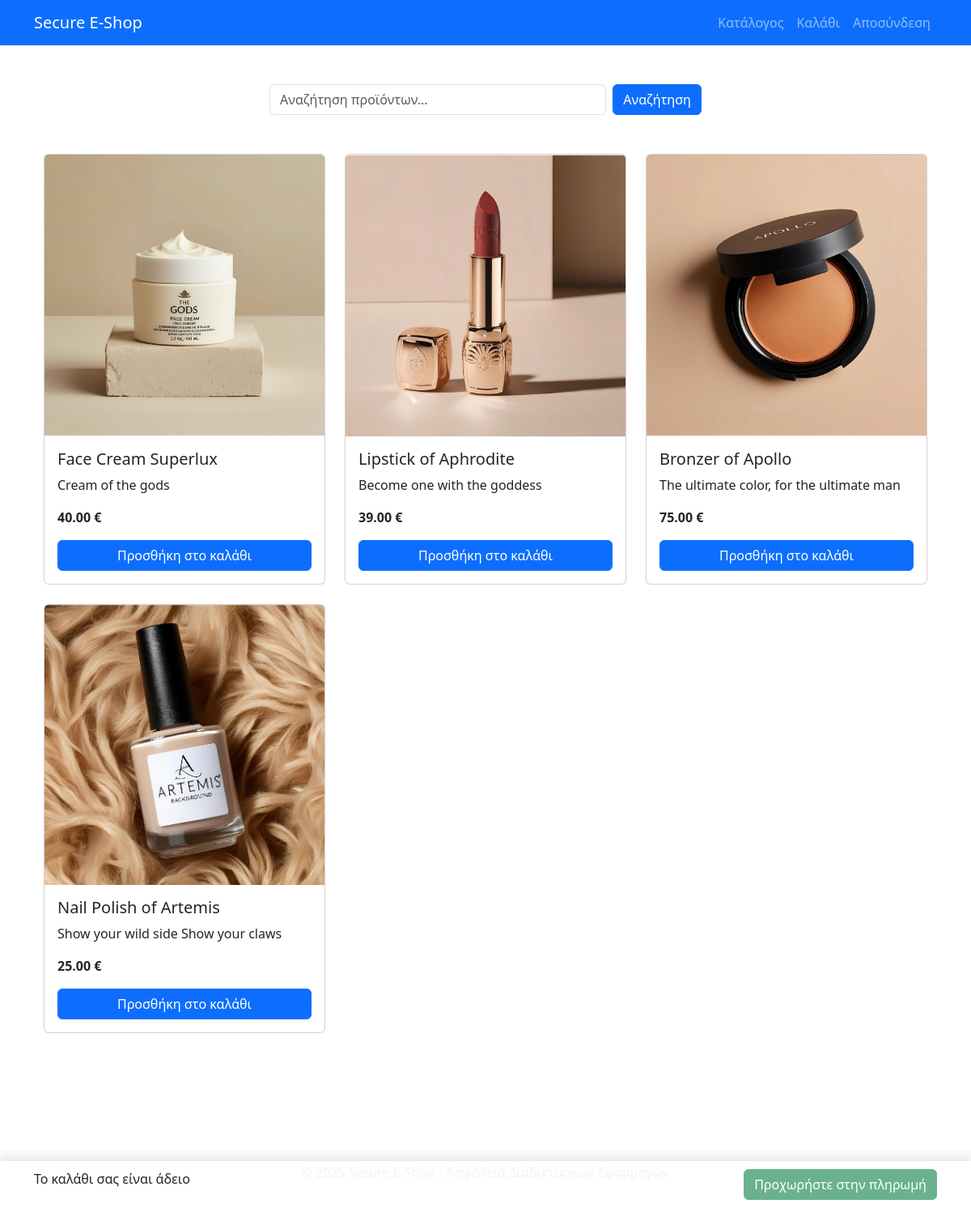
The page / (signed in) on the database as committed earlier.
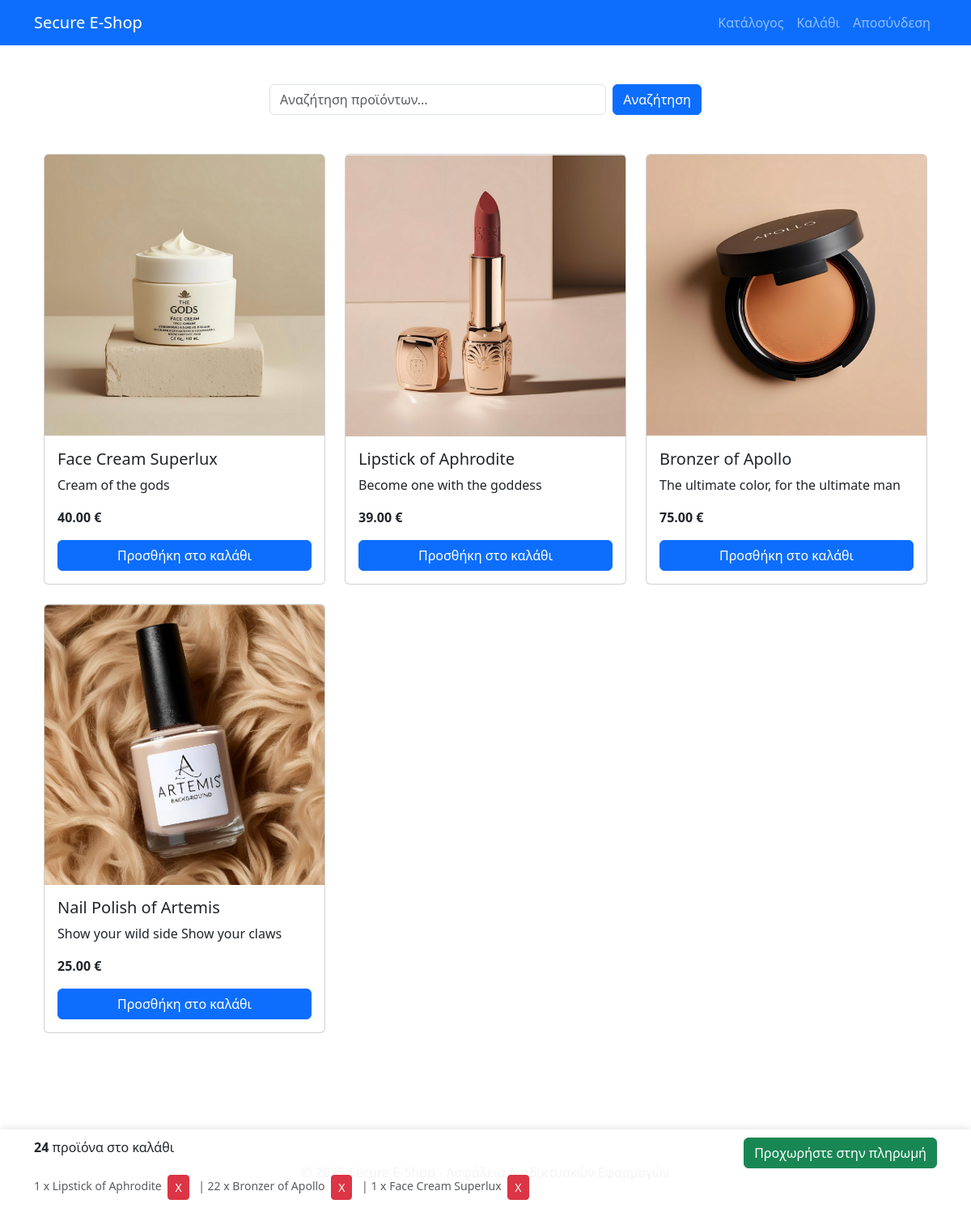
The same page on the database as committed later.
### eshop/models.py (models this page shows, shortened)
class Product(models.Model):
    name = models.CharField(max_length=200)
    description = models.TextField()
    price = models.DecimalField(
        max_digits=10,           # Μέγιστο 10 ψηφία συνολικά
        decimal_places=2,        # 2 δεκαδικά ψηφία (για cents/λεπτά)
        validators=[MinValueValidator(0)]  # Όχι αρνητικές τιμές
    )
    image = models.ImageField(
        upload_to='products/',   # Directory για αποθήκευση
        null=True,              # Επιτρέπεται NULL στη database
        blank=True              # Επιτρέπεται κενό στις forms
    )
    created_at = models.DateTimeField(auto_now_add=True)
    updated_at = models.DateTimeField(auto_now=True)

class CartItem(models.Model):
    cart = models.ForeignKey(
        Cart,
        on_delete=models.CASCADE  # Διαγραφή items αν διαγραφεί το καλάθι
    )
    product = models.ForeignKey(
        Product,
        on_delete=models.CASCADE  # Διαγραφή από καλάθι αν διαγραφεί το προϊόν
    )
    quantity = models.PositiveIntegerField(
        default=1,
        validators=[MinValueValidator(1)]  # Τουλάχιστον 1
    )
    created_at = models.DateTimeField(auto_now_add=True)
    updated_at = models.DateTimeField(auto_now=True)
    class Meta:
        unique_together = ('cart', 'product')  # Μοναδικός συνδυασμός cart-product

### eshop/views.py (the view)
# urls.py: path('', views.catalog_view, name='catalog'),
@login_required  # Απαιτεί authentication
def catalog_view(request):
    search_query = request.GET.get('q', '')
    clean_query = bleach.clean(search_query)
    if clean_query:
        products = Product.objects.filter(
            Q(name__icontains=clean_query) |      # Case-insensitive search στο name
            Q(description__icontains=clean_query)  # ή στο description
        )
        is_search_results = True
    else:
        products = Product.objects.all()
        is_search_results = False
    cart, created = Cart.objects.get_or_create(user=request.user)
    cart_items_count = cart.get_total_items()
    cart_items = cart.cartitem_set.all()
    context = {
        'products': products,
        'search_query': clean_query,
        'is_search_results': is_search_results,
        'cart_items_count': cart_items_count,
        'cart_items': cart_items
    }
    return render(request, 'eshop/catalog.html', context)

### eshop/models.py (called while the page is built)
    def get_total_items(self):
        return sum(item.quantity for item in self.cartitem_set.all())

### eshop/templates/eshop/catalog.html (shortened to what this page needs)
{% extends 'eshop/base.html' %}
{% load static %}
{% block content %}
<div class="container">
    <div class="row mb-4">
        <div class="col-md-6 offset-md-3">
            <form method="GET" action="{% url 'catalog' %}" class="d-flex">
                <input type="text" name="q" class="form-control me-2" placeholder="Αναζήτηση προϊόντων..." value="{{ search_query }}">
                <button type="submit" class="btn btn-primary">Αναζήτηση</button>
            </form>
        </div>
    </div>
    <div class="row mb-5">
        {% if products %}
            {% for product in products %}
                <div class="col-md-4 mb-4">
                    <div class="card product-card">
                        {% if product.image %}
                            <img src="{{ product.image.url }}" class="card-img-top" alt="{{ product.name }}">
                        {% else %}
                            <div class="bg-light text-center py-5">
                                <span class="text-muted">Χωρίς εικόνα</span>
                            </div>
                        {% endif %}
                        <div class="card-body d-flex flex-column">
                            <h5 class="card-title">{{ product.name }}</h5>
                            <p class="card-text">{{ product.description|truncatechars:100 }}</p>
                            <div class="mt-auto">
                                <p class="card-text fw-bold">{{ product.price }} €</p>
                                <button class="btn btn-primary add-to-cart-btn"
                                        data-product-id="{{ product.id }}"
                                        data-product-name="{{ product.name }}"
                                        data-csrf-token="{{ csrf_token }}">
                                    Προσθήκη στο καλάθι
                                </button>
                            </div>
                        </div>
                    </div>
                </div>
            {% endfor %}
        {% else %}
            <div class="col-12">
                <div class="alert alert-warning">
                    Δεν βρέθηκαν προϊόντα{% if is_search_results %} για τον όρο αναζήτησης: "{{ search_query }}"{% endif %}.
                </div>
            </div>
        {% endif %}
    </div>
    <div class="cart-indicator">
        <div class="container">
            <div class="row">
                <div class="col-md-6">
                    <span id="cart-items-count">
                        {% if cart_items_count > 0 %}
                            <strong>{{ cart_items_count }}</strong> προϊόν{{ cart_items_count|pluralize:"α" }} στο καλάθι
                        {% else %}
                            Το καλάθι σας είναι άδειο
                        {% endif %}
                    </span>
                </div>
                <div class="col-md-6 text-end">
                    <a href="{% url 'payment' %}" class="btn btn-success payment-button {% if cart_items_count == 0 %}disabled{% endif %}">
                        Προχωρήστε στην πληρωμή
                    </a>
                </div>
            </div>
            {% if cart_items_count > 0 %}
            <div class="row mt-2">
                <div class="col-12">
                    <div class="small text-muted">
                        {% for item in cart_items %}
                            <span class="me-2">
                                {{ item.quantity }} x {{ item.product.name }}
                                <button class="btn btn-sm btn-danger remove-from-cart-btn ms-1"
                                        data-cart-item-id="{{ item.id }}"
                                        data-csrf-token="{{ csrf_token }}"
                                        title="Αφαίρεση από το καλάθι">
                                    X
                                </button>
                            </span>
                            {% if not forloop.last %} | {% endif %}
                        {% endfor %}
                    </div>
                </div>
            </div>
            {% endif %}
        </div>
    </div>
</div>
{% endblock %}

### eshop/templates/eshop/base.html (shortened to what this page needs)
{% load static %}
<!DOCTYPE html>
<html lang="el">
<head>
    <link rel="stylesheet" href="https://cdn.jsdelivr.net/npm/bootstrap@5.3.5/dist/css/bootstrap.min.css">
    <link rel="stylesheet" href="{% static 'css/styles.css' %}">
</head>
<body>
    <header class="mb-4">
        <nav class="navbar navbar-expand-lg navbar-dark bg-primary">
            <div class="container">
                <a class="navbar-brand" href="{% url 'catalog' %}">Secure E-Shop</a>
                <div class="collapse navbar-collapse">
                    <ul class="navbar-nav ms-auto">
                        {% if user.is_authenticated %}
                            <li class="nav-item">
                                <a class="nav-link" href="{% url 'catalog' %}">Κατάλογος</a>
                            </li>
                            <li class="nav-item">
                                <a class="nav-link" href="{% url 'payment' %}">Καλάθι</a>
                            </li>
                            <li class="nav-item">
                                <a class="nav-link" href="{% url 'logout' %}">Αποσύνδεση</a>
                            </li>
                        {% else %}
                            <li class="nav-item">
                                <a class="nav-link" href="{% url 'login' %}">Σύνδεση</a>
                            </li>
                        {% endif %}
                    </ul>
                </div>
            </div>
        </nav>
    </header>
    <main class="container py-4">
        {% block content %}{% endblock %}
    </main>
    <footer class="bg-light py-3 mt-5">
        <div class="container text-center">
            <p>© 2025 Secure E-Shop - Ασφάλεια Διαδικτυακών Εφαρμογών</p>
        </div>
    </footer>
</body>
</html>

### eshop/static/css/styles.css (style rules this page uses)
.product-card { height: 100%; transition: transform 0.3s; }
.add-to-cart-btn { width: 100%; }
.cart-indicator { position: fixed; bottom: 0; left: 0; right: 0; background-color: rgba(255, 255, 255, 0.95); padding: 10px 0; box-shadow: 0 -2px 10px rgba(0,0,0,0.1); z-index: 1000; }

Rows that differ between the two databases and show on the page:
added CartItem: quantity "1", product.name "Lipstick of Aphrodite"
added CartItem: quantity "22", product.name "Bronzer of Apollo"
added CartItem: quantity "1", product.name "Face Cream Superlux"
Other text that changed with them:
{{ cart_items_count }}: (not shown) → "24"
text no longer shown: "Το καλάθι σας είναι άδειο"
text now shown: "προϊόν στο καλάθι"
